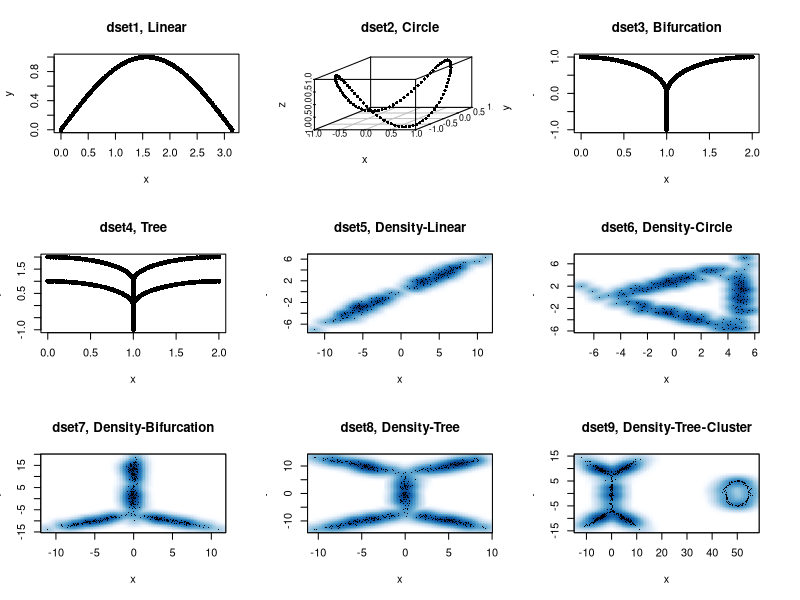

Recreate this plot in R.
library(MASS)
library(scatterplot3d)

x <- seq(0, pi, length.out = 100)
y <- sin(x)
dset1 <- cbind(x, y)
write.csv(dset1, file = "dset1.csv", quote = F, row.names = F)
#linear sin

x <- sin(seq(0, 2*pi, length.out = 100))
y <- cos(seq(0, 2*pi, length.out = 100))
z <- sin(seq(0, 4*pi, length.out = 100))
dset2 <- cbind(x, y, z)
write.csv(dset2, file = "dset2.csv", quote = F, row.names = F)
#twisted circle

x <- c(sin(seq(0, 0.5*pi, length.out = 50)), 2 - sin(seq(0, 0.5*pi, length.out = 50)), rep(1, 100))
y <- c(cos(seq(0, 0.5*pi, length.out = 50)), cos(seq(0, 0.5*pi, length.out = 50)), seq(-1, 0, length.out = 100))
dset3 <- cbind(x, y)
write.csv(dset3, file = "dset3.csv", quote = F, row.names = F)
#bifurcation

x <- c(sin(seq(0, 0.5*pi, length.out = 50)),
       sin(seq(0, 0.5*pi, length.out = 50)),
       2 - sin(seq(0, 0.5*pi, length.out = 50)),
       2 - sin(seq(0, 0.5*pi, length.out = 50)),
       rep(1, 50))
y <- c(cos(seq(0, 0.5*pi, length.out = 50)),
       1 + cos(seq(0, 0.5*pi, length.out = 50)),
       cos(seq(0, 0.5*pi, length.out = 50)),
       1 + cos(seq(0, 0.5*pi, length.out = 50)),
       seq(-1, 1, length.out = 50))
dset4 <- cbind(x, y)
write.csv(dset4, file = "dset4.csv", quote = F, row.names = F)
#tree

c1 <- mvrnorm(n = 100, c(-5, -3), matrix(c(5, 3, 3, 2), 2, 2))
c1 <- c1[order(c1[, 2]), ]
c2 <- mvrnorm(n = 100, c(5, 3), matrix(c(5, 3, 3, 2), 2, 2))
c2 <- c2[order(c2[, 2]), ]
dset5 <- rbind(c1, c2)
colnames(dset5) <- c("x", "y")
write.csv(dset5, file = "dset5.csv", quote = F, row.names = F)
#density-linear

c1 <- mvrnorm(n = 100, c(5, 0), matrix(c(0.1, 0, 0, 8), 2, 2))
c1 <- c1[order(c1[, 2]), ]
c2 <- mvrnorm(n = 100, c(0, -3), matrix(c(5, -3, -3, 2), 2, 2))
c2 <- c2[order(c2[, 2]), ]
c3 <- mvrnorm(n = 100, c(0, 3), matrix(c(5, 3, 3, 2), 2, 2))
c3 <- c3[order(c3[, 2]), ]
dset6 <- rbind(c1, c2, c3)
colnames(dset6) <- c("x", "y")
write.csv(dset6, file = "dset6.csv", quote = F, row.names = F)
#density-circle

c1 <- mvrnorm(n = 100, c(0, 12), matrix(c(0.1, 0, 0, 10), 2, 2))
c1 <- c1[order(c1[, 2]), ]
c2 <- mvrnorm(n = 100, c(0, 0), matrix(c(0.1, 0, 0, 10), 2, 2))
c2 <- c2[order(c2[, 2]), ]
c3 <- mvrnorm(n = 100, c(-5, -10), matrix(c(5, 3, 3, 2), 2, 2))
c3 <- c3[order(c3[, 2]), ]
c4 <- mvrnorm(n = 100, c(5, -10), matrix(c(5, -3, -3, 2), 2, 2))
c4 <- c4[order(c4[, 2]), ]
dset7 <- rbind(c1, c2, c3, c4)
colnames(dset7) <- c("x", "y")
write.csv(dset7, file = "dset7.csv", quote = F, row.names = F)
#density-bifurcation

c1 <- mvrnorm(n = 100, c(0, 0), matrix(c(0.1, 0, 0, 10), 2, 2))
c1 <- c1[order(c1[, 2]), ]
c2 <- mvrnorm(n = 100, c(-5, -10), matrix(c(5, 3, 3, 2), 2, 2))
c2 <- c2[order(c2[, 2]), ]
c3 <- mvrnorm(n = 100, c(5, -10), matrix(c(5, -3, -3, 2), 2, 2))
c3 <- c3[order(c3[, 2]), ]
c4 <- mvrnorm(n = 100, c(-5, 10), matrix(c(5, -3, -3, 2), 2, 2))
c4 <- c4[order(c4[, 2]), ]
c5 <- mvrnorm(n = 100, c(5, 10), matrix(c(5, 3, 3, 2), 2, 2))
c5 <- c5[order(c5[, 2]), ]
dset8 <- rbind(c1, c2, c3, c4, c5)
colnames(dset8) <- c("x", "y")
write.csv(dset8, file = "dset8.csv", quote = F, row.names = F)
#density-tree

c1 <- cbind(5*(sin(seq(0, 2*pi, length.out = 100)) + rnorm(100, 0, 0.1) + 10),
            5*cos(seq(0, 2*pi, length.out = 100)) + rnorm(100, 0, 0.1))
c1 <- c1[order(c1[, 2]), ]
c2 <- mvrnorm(n = 100, c(0, 0), matrix(c(0.1, 0, 0, 10), 2, 2))
c2 <- c2[order(c2[, 2]), ]
c3 <- mvrnorm(n = 100, c(-5, -10), matrix(c(5, 3, 3, 2), 2, 2))
c3 <- c3[order(c3[, 2]), ]
c4 <- mvrnorm(n = 100, c(5, -10), matrix(c(5, -3, -3, 2), 2, 2))
c4 <- c4[order(c4[, 2]), ]
c5 <- mvrnorm(n = 100, c(-5, 10), matrix(c(5, -3, -3, 2), 2, 2))
c5 <- c5[order(c5[, 2]), ]
c6 <- mvrnorm(n = 100, c(5, 10), matrix(c(5, 3, 3, 2), 2, 2))
c6 <- c6[order(c6[, 2]), ]
dset9 <- rbind(c1, c2, c3, c4, c5, c6)
colnames(dset9) <- c("x", "y")
write.csv(dset9, file = "dset9.csv", quote = F, row.names = F)
#density-tree-cluster

pdf("SimulatedData.pdf", width = 10, height = 10)
par(mfrow = c(3, 3))
plot(dset1, xlab = "x", ylab = "y", pch = 16, main = "dset1, Linear")
scatterplot3d(dset2, xlab = "x", ylab = "y", zlab = "z", pch = 16, main = "dset2, Circle")
plot(dset3, xlab = "x", ylab = "y", pch = 16, main = "dset3, Bifurcation")
plot(dset4, xlab = "x", ylab = "y", pch = 16, main = "dset4, Tree")
smoothScatter(dset5, xlab = "x", ylab = "y", nrpoints = Inf, main = "dset5, Density-Linear")
smoothScatter(dset6, xlab = "x", ylab = "y", nrpoints = Inf, main = "dset6, Density-Circle")
smoothScatter(dset7, xlab = "x", ylab = "y", nrpoints = Inf, main = "dset7, Density-Bifurcation")
smoothScatter(dset8, xlab = "x", ylab = "y", nrpoints = Inf, main = "dset8, Density-Tree")
smoothScatter(dset9, xlab = "x", ylab = "y", nrpoints = Inf, main = "dset9, Density-Tree-Cluster")
dev.off()
